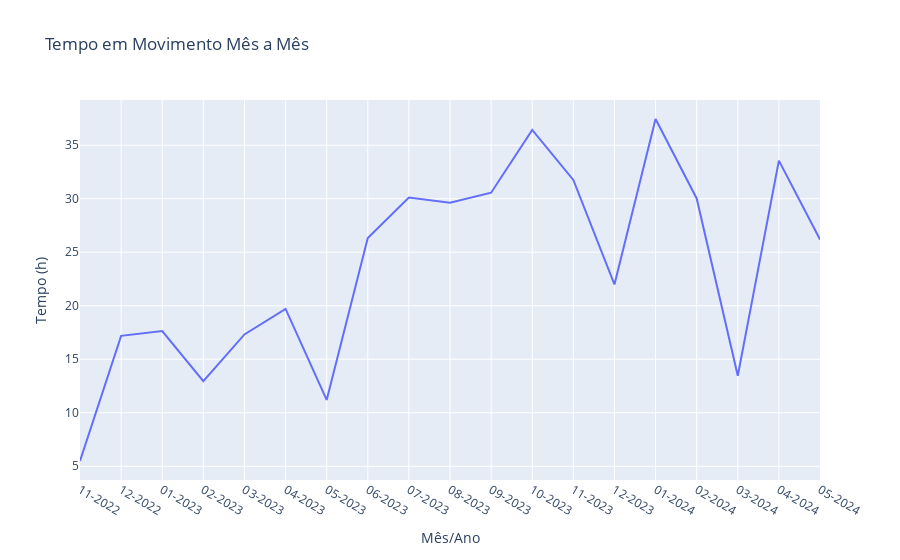

Notebook code cell kept with this figure:
### Code cell
# Qual é o tempo em movimento mês a mês?
# Agrupando pela coluna mês/ano e somando os segundos gastos na atividade
tempo_em_movimento = df.groupby("ano_mes")['duracao_segundos'].sum().reset_index()

# Ordenando os dados
tempo_em_movimento["ano_mes"] = pd.to_datetime(tempo_em_movimento["ano_mes"], format="%m-%Y")
tempo_em_movimento.sort_values(by="ano_mes", inplace=True)
tempo_em_movimento["ano_mes"] = tempo_em_movimento["ano_mes"].dt.strftime("%m-%Y")

# Convertendo segundos -> horas
tempo_em_movimento["duracao_segundos"] = tempo_em_movimento["duracao_segundos"] / 3600 
tempo_em_movimento.columns = ["Mês/Ano", "Tempo (h)"]

# 5. Plotar o gráfico de linhas
fig = px.line(tempo_em_movimento, x='Mês/Ano', y='Tempo (h)', title='Tempo em Movimento Mês a Mês')

# Mostrar o gráfico
fig.show()

### Figure 1 — Plotly figure (JSON) as saved in the notebook; plotly's stock layout.template omitted (floating-point values rounded to 4 significant figures)
{"data": [{"hovertemplate": "Mês/Ano=%{x}<br>Tempo (h)=%{y}<extra></extra>", "legendgroup": "", "line": {"color": "#636efa", "dash": "solid"}, "marker": {"symbol": "circle"}, "mode": "lines", "name": "", "orientation": "v", "showlegend": false, "type": "scatter", "x": ["11-2022", "12-2022", "01-2023", "02-2023", "03-2023", "04-2023", "05-2023", "06-2023", "07-2023", "08-2023", "09-2023", "10-2023", "11-2023", "12-2023", "01-2024", "02-2024", "03-2024", "04-2024", "05-2024"], "xaxis": "x", "y": [5.494, 17.19, 17.63, 12.95, 17.32, 19.7, 11.2, 26.32, 30.12, 29.63, 30.56, 36.43, 31.76, 21.99, 37.45, 30.03, 13.46, 33.56, 26.2], "yaxis": "y"}], "layout": {"legend": {"tracegroupgap": 0}, "title": {"text": "Tempo em Movimento Mês a Mês"}, "xaxis": {"anchor": "y", "domain": [0, 1], "title": {"text": "Mês/Ano"}}, "yaxis": {"anchor": "x", "domain": [0, 1], "title": {"text": "Tempo (h)"}}}}
